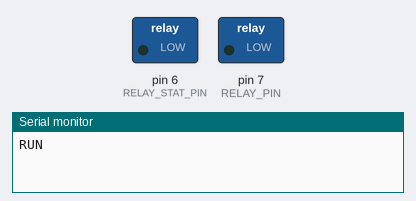
Simulated run of this sketch. Board: Arduino Uno, built with avr-gcc and run on an emulated ATmega328P. Shown: switched loads named in the sketch (green lamp = pin HIGH), the last lines printed to the serial monitor. The modem accepts every AT command (registered, SIM ready, sends succeed) and sends nothing else.

Above: at 0.1 s.
At 24.22 s:
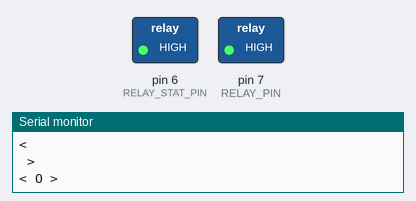
At 27.2 s:
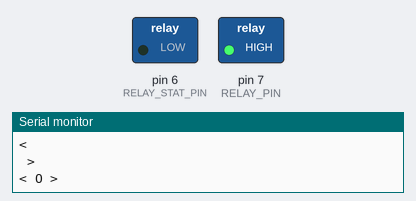
Timing chart, 0 to 28.7 s (numbered marks = the images above):
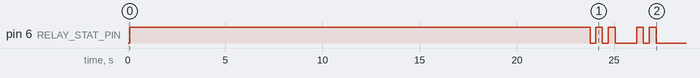

Measured:
- by itself, pin 6 (RELAY_STAT_PIN): HIGH → LOW at 23.8 s, → HIGH 0.27 s later, → LOW 0.35 s later, → HIGH 0.30 s later, … (9 changes in this stretch)

The sketch:

GSM_CODE.ino
```cpp
/*
 * Redistribution and use in source and binary forms, with or without modification,
 * are permitted.
 * CONTRIBUTOR : Harsh Joshi (https://in.linkedin.com/in/harshjoshiprofile)
 *
 * Rx is connected to D2.
 * Tx is connected to D3.
 * Used software serial.
 * Using EEPROM to retain the last state of the device.
 */

#include <EEPROM.h>
#include <SoftwareSerial.h>
SoftwareSerial mySerialObj = SoftwareSerial(2,3);
SoftwareSerial *mySerial = &mySerialObj;

int address = 0;                // EEPROM address to store flag
byte val;                       // 1 means ON , 0 means OFF

#define RELAY_PIN 7
#define RELAY_STAT_PIN 6        // Relay Status Led
const String PhoneNo = "Your_Mobile Number";
const String Device_Name = "Basement Light";

void blink_now()
{
  digitalWrite(RELAY_STAT_PIN, HIGH);
  delay(350);
  digitalWrite(RELAY_STAT_PIN, LOW);
}

void SendMessage(String msg)
{
  msg = Device_Name+" has been turned "+msg;
  delay(10);
  Serial.println("Sending ... < "+msg+" > @ < "+PhoneNo+" >");
  mySerial->println("AT+CMGF=1\r\n");                  //Sets the GSM Module in Text Mode
  delay(1000);                                    // Delay of 1000 milli seconds or 1 second
  String command = "AT+CMGS=\""+PhoneNo+"\"\r\n";
  mySerial->println(command);
  delay(1000);
  mySerial->println(msg);                          // The SMS text you want to send
  delay(100);
  mySerial->println((char)26);                     // ASCII code of CTRL+Z
  delay(1000);
  Serial.println("SENT!");
}


void RecieveMessage()
{
  mySerial->println("AT+CNMI=2,2,0,0,0");          // AT Command to recieve a live SMS
  delay(100);
  //blink_now();
}

String getMessage()
{
  String output = "";
  while(true)
  {
    if(mySerial->available()>0)
    {

      char in = mySerial->read();
      delay(50);
      Serial.println("\n< "+String(in)+" >");
      if(in == 'O')
      {
        blink_now();
        in = mySerial->read();
        delay(50);
        Serial.println("\n< "+String(in)+" >");
        if(in =='N')
        {
          blink_now();
          output = "ON";
          break;
        }
        else
        {
          if(in =='F')
          {
            blink_now();
            in = mySerial->read();
            delay(50);
            Serial.println("\n< "+String(in)+" >");
            if(in =='F')
            {
              blink_now();
              output = "OFF";
              break;
            }
          }
        }
      }
    }
  }
  delay(250);                                     // Delay of 1000 milli seconds or 1 second
  mySerial->println("AT+CMGD=1,4");               //Flushing the message buffer
  delay(1000);                                    // Delay of 1000 milli seconds or 1 second
  return output;
}

void turnRelayLow(bool sendMessage)
{
  digitalWrite(RELAY_PIN, LOW);
  digitalWrite(RELAY_STAT_PIN, LOW);
  delay(10);
  Serial.println("Turned it OFF ... !");
  if(sendMessage)
  {
    SendMessage("OFF");                              // After turning on the relay it will send a message ON.
    delay(250);                                    // Delay of 1000 milli seconds or 1 second
    mySerial->println("AT+CMGD=1,4");                 //Flushing the message buffer
    delay(1000);                                    // Delay of 1000 milli seconds or 1 second
  }
}

void turnRelayHigh(bool sendMessage)
{
  digitalWrite(RELAY_PIN, HIGH);
  digitalWrite(RELAY_STAT_PIN, HIGH);
  delay(10);
  Serial.println("Turned it ON ... !");
  if(sendMessage)
  {
    SendMessage("ON");                             // After turning off the relay it will send a message OFF.
    delay(250);                                    // Delay of 1000 milli seconds or 1 second
    mySerial->println("AT+CMGD=1,4");                //Flushing the message buffer
    delay(1000);                                    // Delay of 1000 milli seconds or 1 second
  }
}


void setup()
{
  mySerial->begin(9600);      // Setting the baud rate of GSM Module
  Serial.begin(115200);    // Setting the baud rate of Serial Monitor (Arduino)
  Serial.println("RUN");
  delay(100);
  pinMode( RELAY_PIN , OUTPUT );
  pinMode( RELAY_STAT_PIN , OUTPUT );
  digitalWrite(RELAY_STAT_PIN, LOW);

  val = EEPROM.read(address);
  Serial.println("EEPROM has the following information");
  Serial.print(address);
  Serial.print("\t");
  Serial.print(val, DEC);
  Serial.print("\t (in raw form)--> ");
  Serial.print(val);
  Serial.println();
  if(val == 1)
    turnRelayLow(false);
  else if (val == 0)
    turnRelayHigh(false);
  else // Default case when neiter high or low is written in EPROM
    turnRelayHigh(false);

  delay(20000); //configuration time delay
  RecieveMessage();
  SendMessage("SET");   // After initialising the module it will send a text SET to defined Mobile Number.
  Serial.println("SET\n\n");
}

void loop()
{
    blink_now();
    Serial.println("\nLOOP\n");
    RecieveMessage();
    //1) - Recieve SMS config with software serial working fine
    String msg = getMessage();
    //2) - Software Serial Receive parsing successfull
    Serial.println(" I RECIEVED .... "+msg);
    if(msg == "OFF") // EEPROM val to write --> 0
    {
      Serial.println("Recieved OFF command ... !");
      EEPROM.write(address, 0);
      turnRelayLow(true);
    }
    else if(msg == "ON") // EEPROM val to write --> 1
    {
      Serial.println("Recieved ON command ... !");
      EEPROM.write(address, 1);
      turnRelayHigh(true);
    }
}
```
